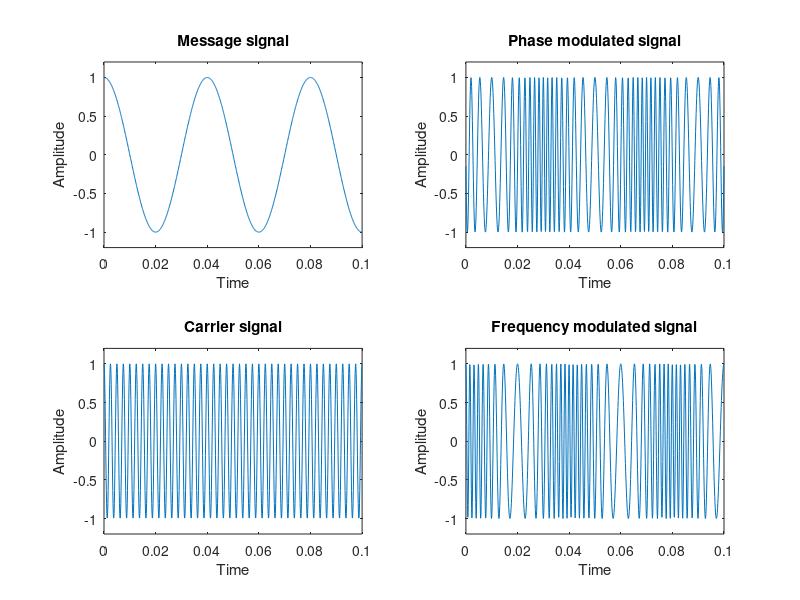

The MATLAB source for this figure:
% Frequency and phase modulation
clc; clear all; close all;

fc = 400; % carrier frequency in Hz
fm = 25; % modulating frequency in Hz
kf = 150;
kp = 8;

t=0:0.0001:0.1;
m=cos(2*pi*fm*t); % Message signal 
c=cos(2*pi*fc*t); % Carrier signal

% PM signal
x_PM = cos(2*pi*fc*t+kp*m);
% FM signal
x_FM = cos(2*pi*fc*t+kf*cumsum(m)*0.001); 

% plots
figure(1),
subplot(221); plot (t,m)
ylabel('Amplitude'); xlabel('Time');
title('Message signal');
axis([0 0.1 -1.2 1.2])
%
subplot(223); plot (t,c)
ylabel('Amplitude'); xlabel('Time');
title('Carrier signal');
axis([0 0.1 -1.2 1.2])
%
subplot(222); plot (t,x_PM)
ylabel('Amplitude'); xlabel('Time');
title('Phase modulated signal');
axis([0 0.1 -1.2 1.2])
%
subplot(224); plot (t,x_FM)
ylabel('Amplitude'); xlabel('Time');
title('Frequency modulated signal');
axis([0 0.1 -1.2 1.2])

